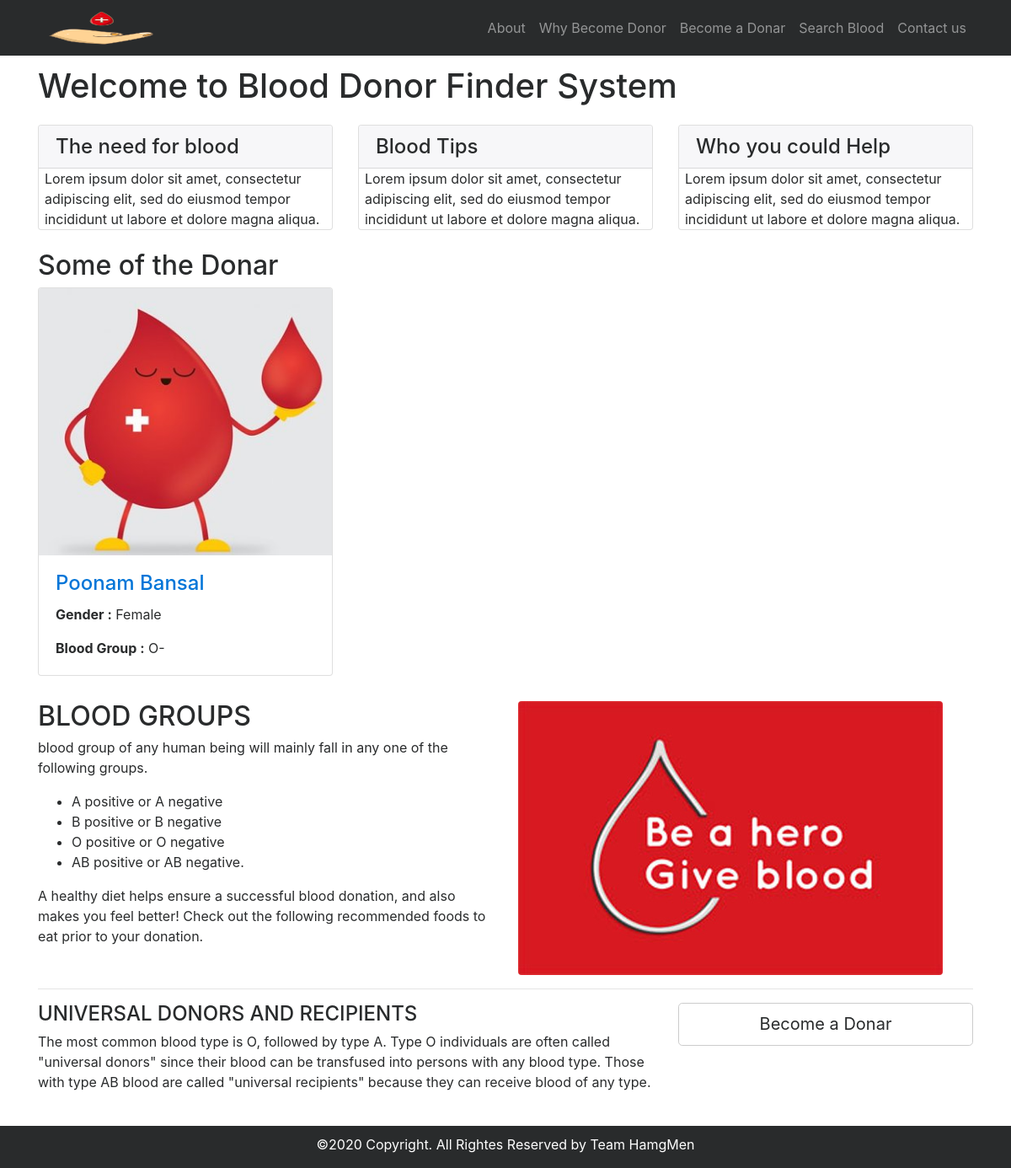
Before: / with the older database file.
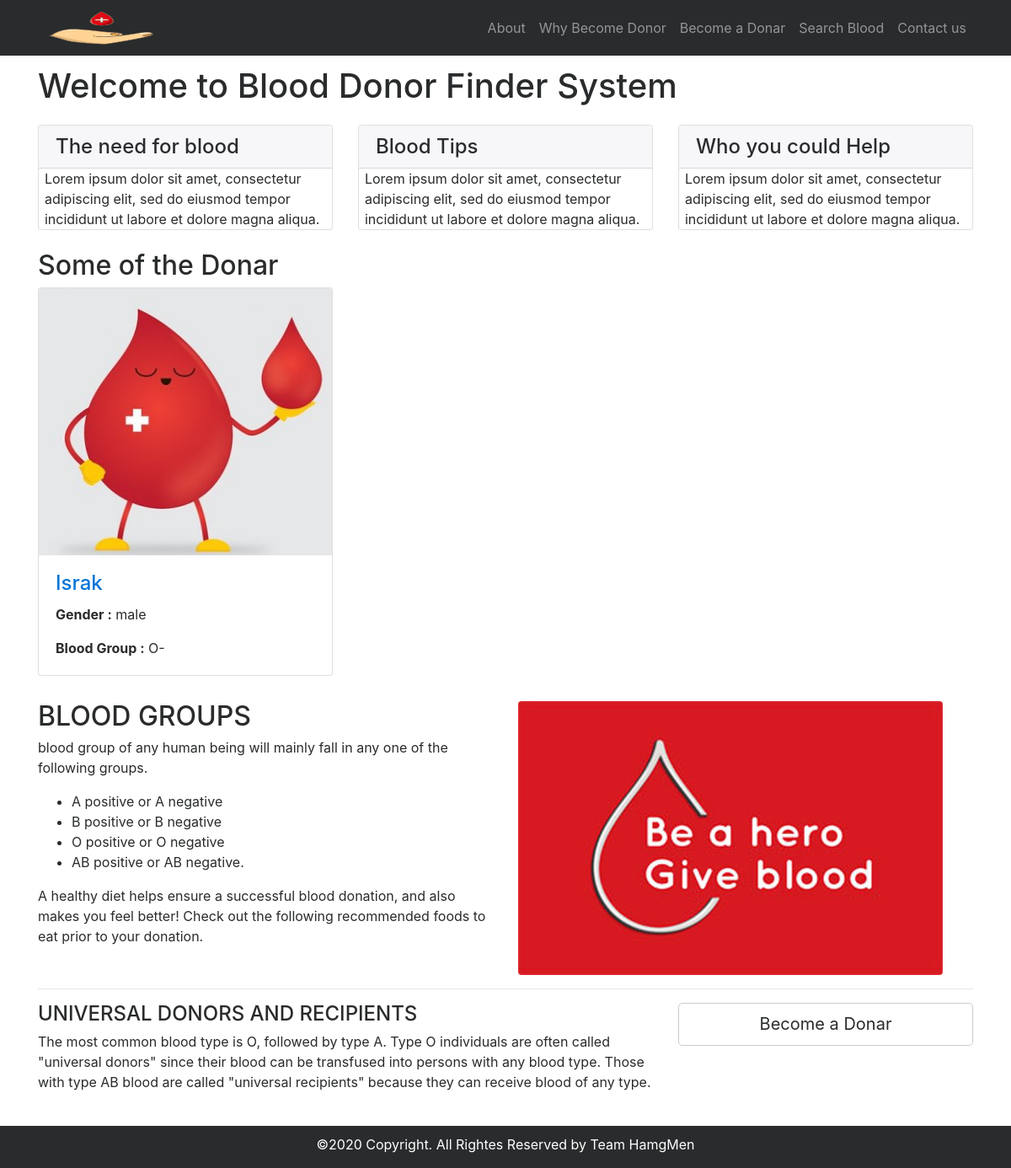
After: the same page with the newer database file.
### tables this page shows
CREATE TABLE IF NOT EXISTS `tblblooddonars` (
  `id` int(11) NOT NULL AUTO_INCREMENT,
  `FullName` varchar(100) DEFAULT NULL,
  `MobileNumber` char(11) DEFAULT NULL,
  `EmailId` varchar(100) DEFAULT NULL,
  `Gender` varchar(20) DEFAULT NULL,
  `Age` int(11) DEFAULT NULL,
  `BloodGroup` varchar(20) DEFAULT NULL,
  `Address` varchar(255) DEFAULT NULL,
  `Message` mediumtext,
  `PostingDate` timestamp NOT NULL DEFAULT CURRENT_TIMESTAMP,
  `status` int(1) DEFAULT NULL,
  PRIMARY KEY (`id`)
);

### index.php (the view, shortened to what this page needs)
<?php
include('includes/config.php');
?>
<!DOCTYPE html>
<html lang="en">
<head>
    <link href="vendor/bootstrap/css/bootstrap.min.css" rel="stylesheet">
    <link href="vendor/font-awesome/css/font-awesome.min.css" rel="stylesheet" type="text/css">
    <link href="css/modern-business.css" rel="stylesheet">
</head>
<body>
<?php include('includes/header.php');?>
    <div class="container">
        <h1 class="my-4">Welcome to Blood Donor Finder System</h1>
        <div class="row">
            <div class="col-lg-4 mb-4">
                <div class="card">
                    <h4 class="card-header">The need for blood</h4>
                        <p class="card-text" style="padding-left:2%">Lorem ipsum dolor sit amet, consectetur adipiscing elit, sed do eiusmod tempor incididunt ut labore et dolore magna aliqua. </p>
                </div>
            </div>
            <div class="col-lg-4 mb-4">
                <div class="card">
                    <h4 class="card-header">Blood Tips</h4>
                        <p class="card-text" style="padding-left:2%">Lorem ipsum dolor sit amet, consectetur adipiscing elit, sed do eiusmod tempor incididunt ut labore et dolore magna aliqua. </p>
                </div>
            </div>
            <div class="col-lg-4 mb-4">
                <div class="card">
                    <h4 class="card-header">Who you could Help</h4>
                        <p class="card-text" style="padding-left:2%">Lorem ipsum dolor sit amet, consectetur adipiscing elit, sed do eiusmod tempor incididunt ut labore et dolore magna aliqua. </p>
                </div>
            </div>
        </div>
        <h2>Some of the Donar</h2>
        <div class="row">
                   <?php
$status=1;
$sql = "SELECT * from tblblooddonars where status=:status order by rand() limit 6";
$query = $dbh -> prepare($sql);
$query->bindParam(':status',$status,PDO::PARAM_STR);
$query->execute();
$results=$query->fetchAll(PDO::FETCH_OBJ);
if($query->rowCount() > 0)
{
foreach($results as $result)
{ ?>
            <div class="col-lg-4 col-sm-6 portfolio-item">
                <div class="card h-100">
                    <a href="#"><img class="card-img-top img-fluid" src="images/blood-donor.jpg" alt="" ></a>
                    <div class="card-block">
                        <h4 class="card-title"><a href="#"><?php echo htmlentities($result->FullName);?></a></h4>
<p class="card-text"><b>  Gender :</b> <?php echo htmlentities($result->Gender);?></p>
<p class="card-text"><b>Blood Group :</b> <?php echo htmlentities($result->BloodGroup);?></p>
                    </div>
                </div>
            </div>
            <?php }} ?>
        </div>
        <div class="row">
            <div class="col-lg-6">
                <h2>BLOOD GROUPS</h2>
          <p>  blood group of any human being will mainly fall in any one of the following groups.</p>
                <ul>
<li>A positive or A negative</li>
<li>B positive or B negative</li>
<li>O positive or O negative</li>
<li>AB positive or AB negative.</li>
                </ul>
                <p>A healthy diet helps ensure a successful blood donation, and also makes you feel better! Check out the following recommended foods to eat prior to your donation.</p>
            </div>
            <div class="col-lg-6">
                <img class="img-fluid rounded" src="images/blood-donor (1).jpg" alt="">
            </div>
        </div>
        <hr>
        <div class="row mb-4">
            <div class="col-md-8">
            <h4>UNIVERSAL DONORS AND RECIPIENTS</h4>
                <p>
The most common blood type is O, followed by type A.
Type O individuals are often called "universal donors" since their blood can be transfused into persons with any blood type. Those with type AB blood are called "universal recipients" because they can receive blood of any type.</p>
            </div>
            <div class="col-md-4">
                <a class="btn btn-lg btn-secondary btn-block" href="become-donar.php">Become a Donar</a>
            </div>
        </div>
    </div>
  <?php include('includes/footer.php');?>
</body>
</html>

### includes/header.php (shortened to what this page needs)
<nav class="navbar fixed-top navbar-toggleable-md navbar-inverse bg-inverse">
    <div class="container">
        <a href="index.php"> <img src="project_logo.png" alt="" height="50" width="150"> </a>
        <div class="collapse navbar-collapse" id="navbarExample">
            <ul class="navbar-nav ml-auto">
                <li class="nav-item">
                    <a class="nav-link" href="page.php?type=aboutus">About</a>
                </li>
                <li class="nav-item">
                    <a class="nav-link" href="page.php?type=donor">Why Become Donor</a>
                </li>
                <li class="nav-item">
                    <a class="nav-link" href="become-donar.php">Become a Donar</a>
                </li>
                 <li class="nav-item">
                    <a class="nav-link" href="search-donor.php">Search Blood</a>
                </li>
                  <li class="nav-item">
                    <a class="nav-link" href="contact.php">Contact us</a>
                </li>
            </ul>
        </div>
    </div>
</nav>

### includes/footer.php
<footer style="height:50px ;background-color:#292b2c" >
      <div >
         <center> <p style="color:white;padding:10px"> &copy2020 Copyright. All Rightes Reserved by Team HamgMen</p></center>
      </div>
  </footer>

### css/modern-business.css (style rules this page uses)
body { padding-top: 54px; }
@media (min-width: 992px) { body { padding-top: 56px; } }
.portfolio-item { margin-bottom: 30px; }

Changed rows visible on the page:
changed tblblooddonars: FullName "Poonam Bansal" → "Israk"; Gender "Female" → "male"
